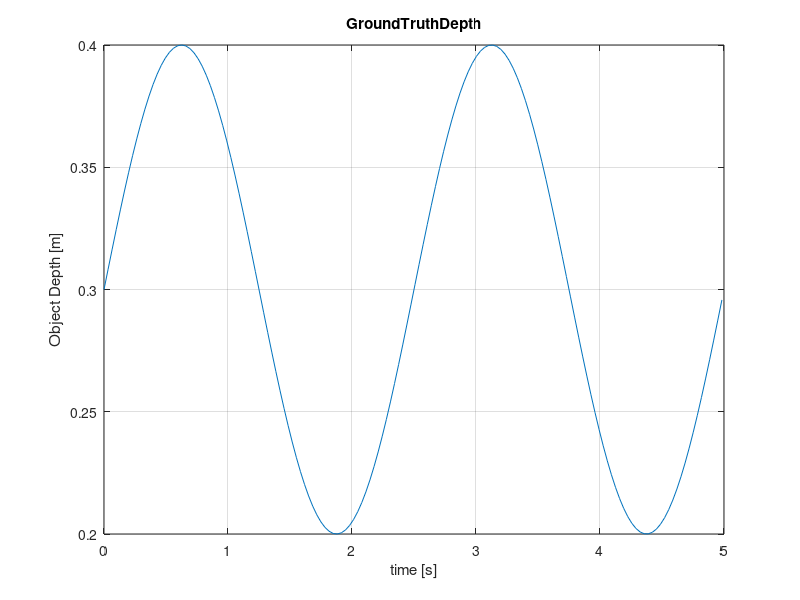
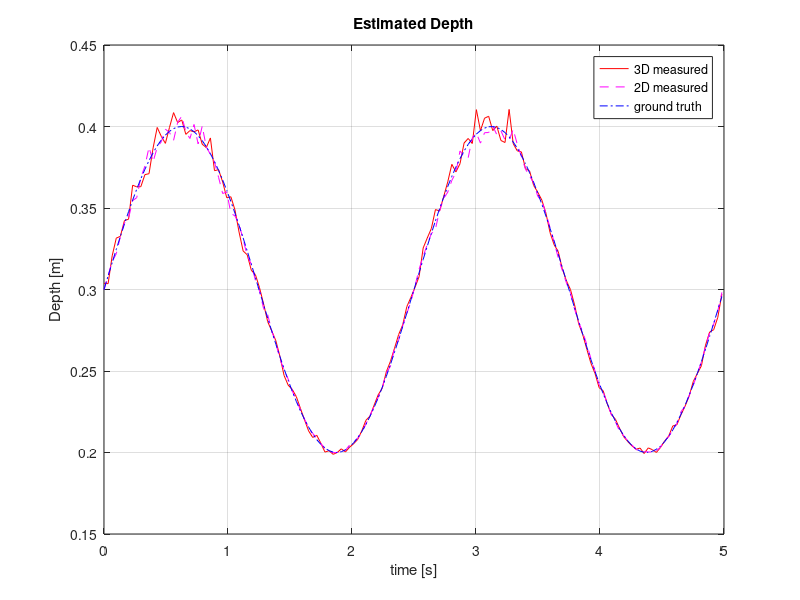
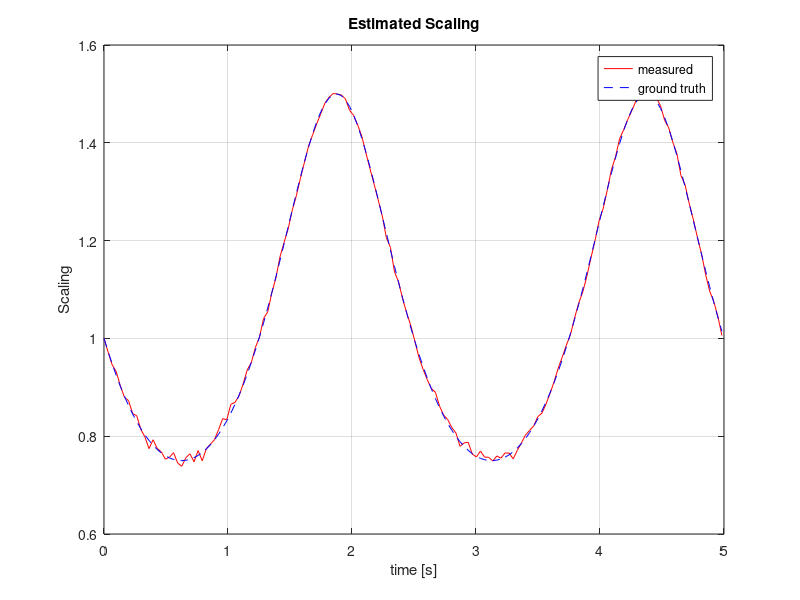

Write MATLAB code to recreate these figures, in order.
%% config
%true depth
% sampling time 
ST = 0.033 %33ms
END = 5.0 % 5sec simulation
STEREO_NOISE_S = 1; % 1px sigma for stereo disparity noise
MONO_NOISE_S = 1; % 1?? sigma for monocular distance estimation noise

%% make ground truth data 
t = (0:ST:END).'; %time 
len = size(t,1);
freq =0.4;
Z = 0.3 + 0.1*sin(2*pi*freq*t);% 300mm +- 100mm
VZ = 2*pi*freq*0.1*cos(2*pi*freq*t);


%% Noisy Observation 
BF = 0.065*400; % base line * focal length
StereoNoise = STEREO_NOISE_S * randn(length(t),1);
Disp = BF./Z + StereoNoise;

% Zlim = 0.275;
Zlim = 0;
mDisp = Disp;
INFF = 1000000000;
mDisp(mDisp>BF/Zlim) = INFF;

figure(1);
plot(t,Z)
title('GroundTruthDepth')
xlabel('time [s]')
ylabel('Object Depth [m]')
grid on;

%% Noisy Monocluar Obserbation
Z0 = 0.3 % the real distance template is taken
IMG_SIZE = 600/2% 300 times 300 pix template
MonoNoise = MONO_NOISE_S*randn(length(t),1); % sigma = 1px image noise 
Snoise = 2./(Z0./Z * IMG_SIZE).* MonoNoise;
Scale = Z0./Z + Snoise;
dScale = [1; Scale(2:length(t))./Scale(1:length(t)-1)];

figure(2)
plot(t,BF./mDisp,'r',t,Z0./Scale,'m--',t,Z,'b-.')
title('Estimated Depth')
xlabel('time [s]')
ylabel('Depth [m]')
legend('3D measured','2D measured','ground truth')
grid on;


figure(3);
plot(t,Scale,'r',t,Z0./Z,'b--')
title('Estimated Scaling')
xlabel('time [s]')
ylabel('Scaling')
legend('measured','ground truth')
grid on;
